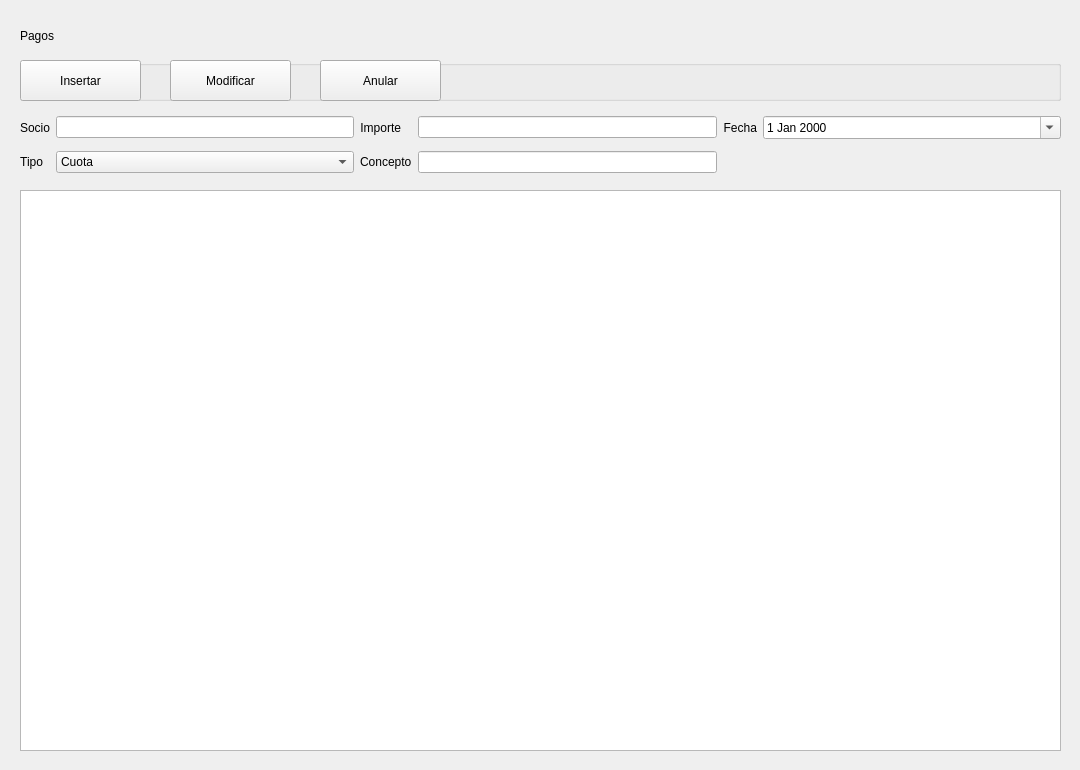
<?xml version="1.0" encoding="UTF-8"?>
<ui version="4.0">
 <class>pago_page</class>
 <widget class="QWidget" name="pago_page">
  <property name="geometry">
   <rect>
    <x>0</x>
    <y>0</y>
    <width>1080</width>
    <height>770</height>
   </rect>
  </property>
  <property name="windowTitle">
   <string>Form</string>
  </property>
  <widget class="QLabel" name="label_pagos">
   <property name="geometry">
    <rect>
     <x>20</x>
     <y>20</y>
     <width>221</width>
     <height>31</height>
    </rect>
   </property>
   <property name="text">
    <string>Pagos</string>
   </property>
  </widget>
  <widget class="QGroupBox" name="groupBox">
   <property name="geometry">
    <rect>
     <x>20</x>
     <y>60</y>
     <width>1041</width>
     <height>41</height>
    </rect>
   </property>
   <property name="title">
    <string/>
   </property>
   <widget class="QPushButton" name="btn_agregar">
    <property name="geometry">
     <rect>
      <x>0</x>
      <y>0</y>
      <width>121</width>
      <height>41</height>
     </rect>
    </property>
    <property name="text">
     <string>Insertar</string>
    </property>
   </widget>
   <widget class="QPushButton" name="btn_modificar">
    <property name="geometry">
     <rect>
      <x>150</x>
      <y>0</y>
      <width>121</width>
      <height>41</height>
     </rect>
    </property>
    <property name="text">
     <string>Modificar</string>
    </property>
   </widget>
   <widget class="QPushButton" name="btn_baja">
    <property name="geometry">
     <rect>
      <x>300</x>
      <y>0</y>
      <width>121</width>
      <height>41</height>
     </rect>
    </property>
    <property name="text">
     <string>Anular</string>
    </property>
   </widget>
  </widget>
  <widget class="QWidget" name="gridLayoutWidget">
   <property name="geometry">
    <rect>
     <x>20</x>
     <y>110</y>
     <width>1041</width>
     <height>71</height>
    </rect>
   </property>
   <layout class="QGridLayout" name="gridLayout">
    <item row="0" column="4">
     <widget class="QLineEdit" name="txt_importe">
      <property name="sizePolicy">
       <sizepolicy hsizetype="Preferred" vsizetype="Fixed">
        <horstretch>0</horstretch>
        <verstretch>0</verstretch>
       </sizepolicy>
      </property>
     </widget>
    </item>
    <item row="0" column="6">
     <widget class="QDateEdit" name="dateEdit">
      <property name="calendarPopup">
       <bool>true</bool>
      </property>
     </widget>
    </item>
    <item row="0" column="0">
     <widget class="QLabel" name="label">
      <property name="text">
       <string>Socio</string>
      </property>
      <property name="alignment">
       <set>Qt::AlignRight|Qt::AlignTrailing|Qt::AlignVCenter</set>
      </property>
     </widget>
    </item>
    <item row="0" column="5">
     <widget class="QLabel" name="label_3">
      <property name="sizePolicy">
       <sizepolicy hsizetype="Fixed" vsizetype="Preferred">
        <horstretch>0</horstretch>
        <verstretch>0</verstretch>
       </sizepolicy>
      </property>
      <property name="text">
       <string>Fecha</string>
      </property>
      <property name="alignment">
       <set>Qt::AlignRight|Qt::AlignTrailing|Qt::AlignVCenter</set>
      </property>
     </widget>
    </item>
    <item row="0" column="3">
     <widget class="QLabel" name="label_2">
      <property name="sizePolicy">
       <sizepolicy hsizetype="Fixed" vsizetype="Preferred">
        <horstretch>0</horstretch>
        <verstretch>0</verstretch>
       </sizepolicy>
      </property>
      <property name="text">
       <string>Importe</string>
      </property>
      <property name="alignment">
       <set>Qt::AlignRight|Qt::AlignTrailing|Qt::AlignVCenter</set>
      </property>
     </widget>
    </item>
    <item row="1" column="0">
     <widget class="QLabel" name="label_4">
      <property name="sizePolicy">
       <sizepolicy hsizetype="Fixed" vsizetype="Preferred">
        <horstretch>0</horstretch>
        <verstretch>0</verstretch>
       </sizepolicy>
      </property>
      <property name="text">
       <string>Tipo</string>
      </property>
      <property name="alignment">
       <set>Qt::AlignRight|Qt::AlignTrailing|Qt::AlignVCenter</set>
      </property>
     </widget>
    </item>
    <item row="1" column="1">
     <widget class="QComboBox" name="comboBox">
      <item>
       <property name="text">
        <string>Cuota</string>
       </property>
      </item>
      <item>
       <property name="text">
        <string>Reserva</string>
       </property>
      </item>
      <item>
       <property name="text">
        <string>Extra</string>
       </property>
      </item>
     </widget>
    </item>
    <item row="0" column="1">
     <widget class="QLineEdit" name="txt_socio">
      <property name="sizePolicy">
       <sizepolicy hsizetype="Preferred" vsizetype="Fixed">
        <horstretch>0</horstretch>
        <verstretch>0</verstretch>
       </sizepolicy>
      </property>
     </widget>
    </item>
    <item row="1" column="3">
     <widget class="QLabel" name="label_5">
      <property name="text">
       <string>Concepto</string>
      </property>
     </widget>
    </item>
    <item row="1" column="4">
     <widget class="QLineEdit" name="txt_concepto">
      <property name="sizePolicy">
       <sizepolicy hsizetype="Preferred" vsizetype="Fixed">
        <horstretch>0</horstretch>
        <verstretch>0</verstretch>
       </sizepolicy>
      </property>
     </widget>
    </item>
   </layout>
   <zorder>label</zorder>
   <zorder>label_2</zorder>
   <zorder>label_3</zorder>
   <zorder>label_4</zorder>
   <zorder>dateEdit</zorder>
   <zorder>txt_importe</zorder>
   <zorder>comboBox</zorder>
   <zorder>txt_socio</zorder>
   <zorder>label_5</zorder>
   <zorder>txt_concepto</zorder>
  </widget>
  <widget class="QTableWidget" name="tabla_pagos">
   <property name="geometry">
    <rect>
     <x>20</x>
     <y>190</y>
     <width>1041</width>
     <height>561</height>
    </rect>
   </property>
   <property name="alternatingRowColors">
    <bool>true</bool>
   </property>
   <property name="selectionBehavior">
    <enum>QAbstractItemView::SelectRows</enum>
   </property>
  </widget>
 </widget>
 <resources/>
 <connections/>
</ui>
